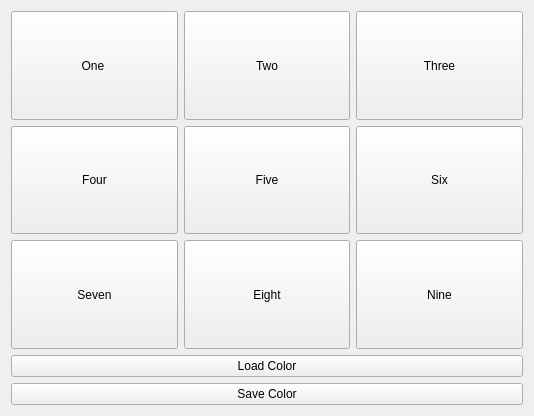
<?xml version="1.0" encoding="UTF-8"?>
<ui version="4.0">
 <class>Widget</class>
 <widget class="QWidget" name="Widget">
  <property name="geometry">
   <rect>
    <x>0</x>
    <y>0</y>
    <width>534</width>
    <height>416</height>
   </rect>
  </property>
  <property name="windowTitle">
   <string>Widget</string>
  </property>
  <layout class="QVBoxLayout" name="verticalLayout">
   <item>
    <layout class="QGridLayout" name="gridLayout">
     <item row="0" column="0">
      <widget class="QPushButton" name="button1">
       <property name="sizePolicy">
        <sizepolicy hsizetype="Minimum" vsizetype="Expanding">
         <horstretch>0</horstretch>
         <verstretch>0</verstretch>
        </sizepolicy>
       </property>
       <property name="text">
        <string>One </string>
       </property>
      </widget>
     </item>
     <item row="0" column="1">
      <widget class="QPushButton" name="button2">
       <property name="sizePolicy">
        <sizepolicy hsizetype="Minimum" vsizetype="Expanding">
         <horstretch>0</horstretch>
         <verstretch>0</verstretch>
        </sizepolicy>
       </property>
       <property name="text">
        <string>Two</string>
       </property>
      </widget>
     </item>
     <item row="0" column="2">
      <widget class="QPushButton" name="button3">
       <property name="sizePolicy">
        <sizepolicy hsizetype="Minimum" vsizetype="Expanding">
         <horstretch>0</horstretch>
         <verstretch>0</verstretch>
        </sizepolicy>
       </property>
       <property name="text">
        <string>Three</string>
       </property>
      </widget>
     </item>
     <item row="1" column="0">
      <widget class="QPushButton" name="button4">
       <property name="sizePolicy">
        <sizepolicy hsizetype="Minimum" vsizetype="Expanding">
         <horstretch>0</horstretch>
         <verstretch>0</verstretch>
        </sizepolicy>
       </property>
       <property name="text">
        <string>Four</string>
       </property>
      </widget>
     </item>
     <item row="1" column="1">
      <widget class="QPushButton" name="button5">
       <property name="sizePolicy">
        <sizepolicy hsizetype="Minimum" vsizetype="Expanding">
         <horstretch>0</horstretch>
         <verstretch>0</verstretch>
        </sizepolicy>
       </property>
       <property name="text">
        <string>Five</string>
       </property>
      </widget>
     </item>
     <item row="1" column="2">
      <widget class="QPushButton" name="button6">
       <property name="sizePolicy">
        <sizepolicy hsizetype="Minimum" vsizetype="Expanding">
         <horstretch>0</horstretch>
         <verstretch>0</verstretch>
        </sizepolicy>
       </property>
       <property name="text">
        <string>Six</string>
       </property>
      </widget>
     </item>
     <item row="2" column="0">
      <widget class="QPushButton" name="button7">
       <property name="sizePolicy">
        <sizepolicy hsizetype="Minimum" vsizetype="Expanding">
         <horstretch>0</horstretch>
         <verstretch>0</verstretch>
        </sizepolicy>
       </property>
       <property name="text">
        <string>Seven</string>
       </property>
      </widget>
     </item>
     <item row="2" column="1">
      <widget class="QPushButton" name="button8">
       <property name="sizePolicy">
        <sizepolicy hsizetype="Minimum" vsizetype="Expanding">
         <horstretch>0</horstretch>
         <verstretch>0</verstretch>
        </sizepolicy>
       </property>
       <property name="text">
        <string>Eight</string>
       </property>
      </widget>
     </item>
     <item row="2" column="2">
      <widget class="QPushButton" name="button9">
       <property name="sizePolicy">
        <sizepolicy hsizetype="Minimum" vsizetype="Expanding">
         <horstretch>0</horstretch>
         <verstretch>0</verstretch>
        </sizepolicy>
       </property>
       <property name="text">
        <string>Nine</string>
       </property>
      </widget>
     </item>
    </layout>
   </item>
   <item>
    <widget class="QPushButton" name="loadPushButton">
     <property name="text">
      <string>Load Color</string>
     </property>
    </widget>
   </item>
   <item>
    <widget class="QPushButton" name="savePushButton">
     <property name="text">
      <string>Save Color</string>
     </property>
    </widget>
   </item>
  </layout>
 </widget>
 <resources/>
 <connections/>
</ui>
